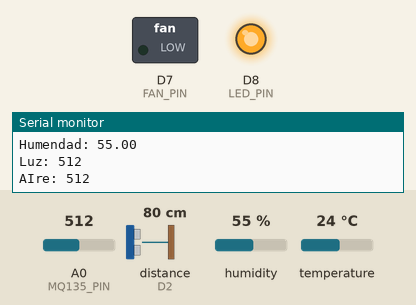
The sketch below on a simulated ESP8266 (NodeMCU). On the bench: switched loads named in the sketch (green lamp = pin HIGH), output pins drawn as LEDs (lit = HIGH), the last lines printed to the serial monitor. Wiring (inferred from the names in the program): ultrasonic range finder: trigger D4; echo D2. Inputs (shaded band) come from the test bench; at power-on: temperature 24 °C, A0 (MQ135_PIN) = 512, distance to the obstacle (sensor on D2) 80 cm, humidity 55 %. The echo pulse lasts 58.3 µs per cm; pins used as bus, display or sensor lines are not drawn.

Above: at 1.2 s.
1.3 s: temperature set to 29 °C
3.3 s: temperature set to 32 °C
At 5.2 s:
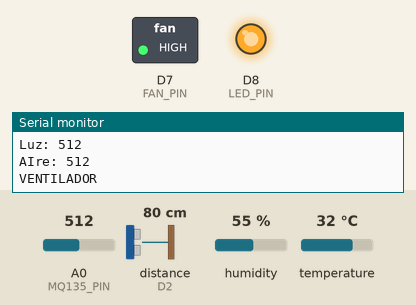
5.7 s: temperature set to 12 °C
At 7.0 s:
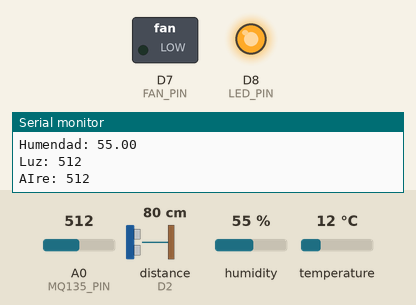
7.8 s: temperature set to 33 °C
At 8.8 s:
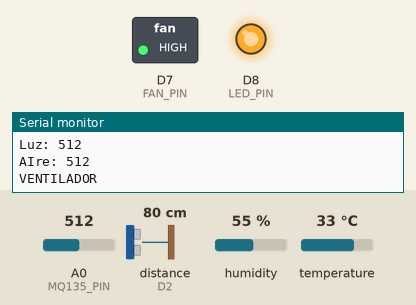
Timing chart, 0 to 10.8 s (numbered marks = the images above; inputs shaded):
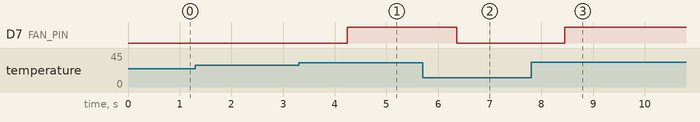

The sketch:

proy1.ino
```cpp
#include <DHT.h>

// PINES DEL SENSOR ULTRASONICO
#define PIN_TRIG D4
#define PIN_ECHO D2

// PIN DEL SENSOR DE TEMPERATURA Y HUMEDAD
#define DHT_PIN D5
#define DHT_TYPE DHT11
// OBJETO DHT
DHT dht(DHT_PIN, DHT_TYPE);

// PIN DEL SENSOR LDR
#define LDR_PIN D6

// PIN DEL SENSOR DE AUIRE
#define MQ135_PIN A0

// PIN DEL VENTILADOR
#define FAN_PIN D7

// PIN DEL LED
#define LED_PIN D8

float tiempo;
float distancia;
float temperature;
float humidity;

void setup() {
  Serial.begin(9600);

  pinMode(PIN_TRIG, OUTPUT);
  pinMode(PIN_ECHO, INPUT);

  dht.begin();

  pinMode(MQ135_PIN, INPUT);

  pinMode(LDR_PIN, INPUT);

  pinMode(FAN_PIN, OUTPUT);
  digitalWrite(FAN_PIN, LOW);

  pinMode(LED_PIN, OUTPUT);
  digitalWrite(LED_PIN, HIGH);
}

void loop() {

  temperature = dht.readTemperature();
  humidity = dht.readHumidity();


  digitalWrite(PIN_TRIG, LOW);  //para generar un pulso limpio ponemos a LOW 4us
  delayMicroseconds(4);

  digitalWrite(PIN_TRIG, HIGH);  //generamos Trigger (disparo) de 10us
  delayMicroseconds(10);
  digitalWrite(PIN_TRIG, LOW);


  tiempo = pulseIn(PIN_ECHO, HIGH);
  distancia = tiempo / 58.3;


  int lightLevel = analogRead(LDR_PIN);

  //int airQuality = analogRead(MQ135_PIN);
  int airQuality = analogRead(MQ135_PIN);

  Serial.println("--------------");
  Serial.print("Distancia: ");
  Serial.println(distancia);
  Serial.print("Temperatura: ");
  Serial.println(temperature);
  Serial.print("Humendad: ");
  Serial.println(humidity);
  Serial.print("Luz: ");
  Serial.println(lightLevel);
  Serial.print("AIre: ");
  Serial.println(airQuality);

  if (temperature > 30) {
    digitalWrite(FAN_PIN, HIGH);
    Serial.println("VENTILADOR");
  } else {
    digitalWrite(FAN_PIN, LOW);
  }

  delay(1000);
}
```

Measured:
- the behaviour switches between 30 and 31 °C on temperature (found by bisection; images 0 and 1)
- after the input at 3.3 s, D7 (FAN_PIN): LOW → HIGH after 0.94 s
- after the input at 5.7 s, D7 (FAN_PIN): HIGH → LOW after 0.66 s
- after the input at 7.8 s, D7 (FAN_PIN): LOW → HIGH after 0.65 s
